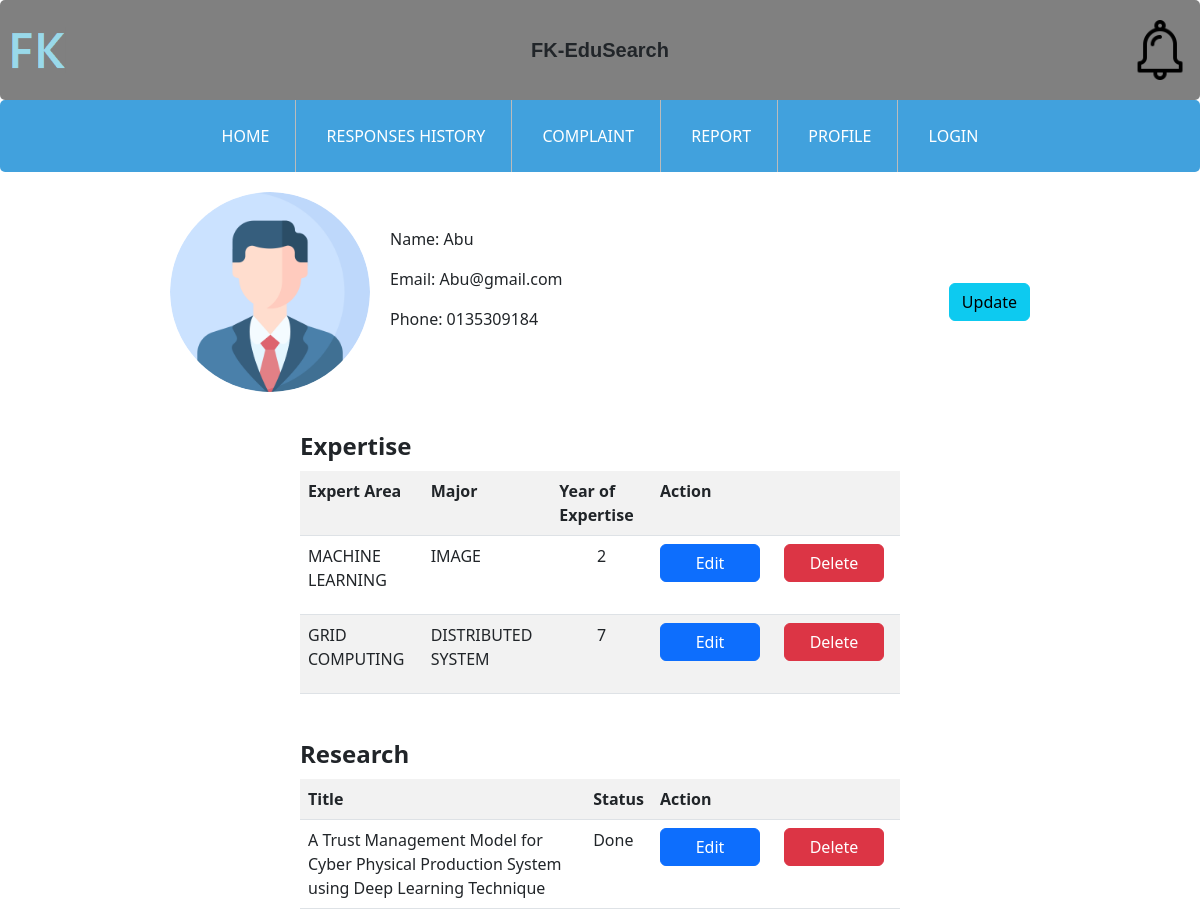
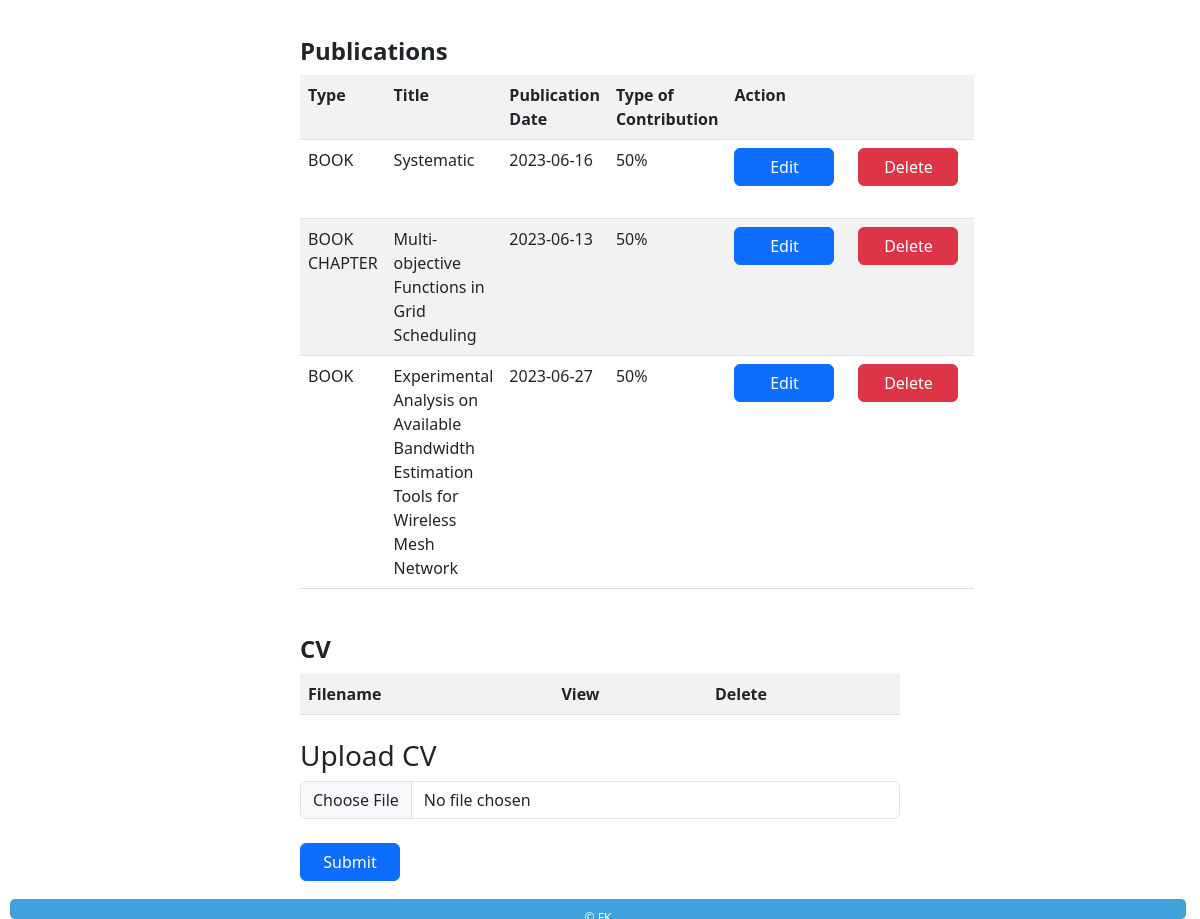
The page /Edusearch-AskAce/Expert_ViewProfile.php (signed in) on the database its author committed (2 pictures, top to bottom).
### tables this page shows
CREATE TABLE `expert` (
  `ExpertID` int(4) NOT NULL,
  `ExpertName` varchar(200) NOT NULL,
  `ExpertEmail` varchar(200) NOT NULL,
  `ContactInfo` varchar(20) NOT NULL,
  `ExpertProfilePic` varchar(200) NOT NULL,
  `ExpertPassword` varchar(300) NOT NULL
);

CREATE TABLE `expertise` (
  `ExpertiseID` int(4) NOT NULL,
  `ExpertID` int(4) NOT NULL,
  `ExpertArea` varchar(500) NOT NULL,
  `Major` varchar(50) NOT NULL,
  `YearofExpertise` int(3) NOT NULL
);

CREATE TABLE `research` (
  `researchID` int(4) NOT NULL,
  `ExpertID` int(4) NOT NULL,
  `Title` varchar(200) NOT NULL,
  `Status` varchar(100) NOT NULL
);

CREATE TABLE `publication` (
  `PublicationID` int(4) NOT NULL,
  `ExpertID` int(4) NOT NULL,
  `Type` varchar(30) NOT NULL,
  `PbTitle` varchar(100) NOT NULL,
  `PublicationDate` date NOT NULL,
  `TypeofContribution` varchar(100) NOT NULL
);

### Edusearch-AskAce/Expert_ViewProfile.php (the view, shortened to what this page needs)
<?php
require_once "dbase.php";
$expertID = $_SESSION['ExpertID'];
$query = "SELECT ExpertName, ExpertEmail, ContactInfo FROM expert WHERE ExpertID = ?";
$statement = $conn->prepare($query);
$statement->bind_param('i', $expertID);
$statement->execute();
$expertResult = $statement->get_result();
$expert = $expertResult->fetch_assoc();
$query = "SELECT ExpertiseID, ExpertArea, Major, YearOFExpertise FROM expertise WHERE ExpertID = ?";
$statement = $conn->prepare($query);
$statement->bind_param('i', $expertID);
$statement->execute();
$expertResult = $statement->get_result();
$expertAreas = $expertResult->fetch_all(MYSQLI_ASSOC);
$query = "SELECT researchID,Title, Status FROM research WHERE ExpertID = ?";
$statement = $conn->prepare($query);
$statement->bind_param('i', $expertID);
$statement->execute();
$researchResult = $statement->get_result();
$research = $researchResult->fetch_all(MYSQLI_ASSOC);
$query = "SELECT PublicationID, Type, PbTitle, PublicationDate, TypeOfContribution FROM publication WHERE ExpertID = ?";
$statement = $conn->prepare($query);
$statement->bind_param('i', $expertID);
$statement->execute();
$publicationResult = $statement->get_result();
$publications = $publicationResult->fetch_all(MYSQLI_ASSOC);
$query = "SELECT id,filename FROM expertCV WHERE ExpertID = ?";
$statement = $conn->prepare($query);
$statement->bind_param('i', $expertID);
$statement->execute();
$cvResult = $statement->get_result();
?>
<!DOCTYPE html>
<html>
<head>
    <link rel="stylesheet" type="text/css" href="viewprofile.css">
    <link rel="stylesheet" type="text/css" href="expert.css">
    <link rel="stylesheet" type="text/css" href="stylecss.css">
    <link href="https://cdn.jsdelivr.net/npm/bootstrap@5.3.0/dist/css/bootstrap.min.css" rel="stylesheet">
</head>
<body>
    <header class="header">
        <div class="logo-left">
            <img width="60px" src="Image/fklogo.png" alt="Left Logo">
        </div>
        <div class="text">FK-EduSearch</div>
        <div class="logo-right">
            <img width="60px" src="Image/notiLogo.png" alt="Right Logo">
        </div>
    </header>
    <div id="navBar">
        <ul>
            <li><a href="Expert_MainPage.php"> HOME </a></li>
            <li><a href="Expert_ResponseHistory.php">RESPONSES HISTORY </a></li>
            <li><a href=""> COMPLAINT </a></li>
            <li><a href=""> REPORT </a></li>
            <li><a href="Expert_ViewProfile.php"> PROFILE </a></li>
            <li><a href="login.php">LOGIN</a></li>
        </ul>
    </div>
    <div class="profile-container">
        <?php if ($expert) { ?>
            <div class="profile-picture">
                <img src="Image/profile.png" img width="30px" alt="Profile Picture">
            </div>
            <div class="personal-info">
                <p>Name: <?php echo $expert['ExpertName']; ?></p>
                <p>Email: <?php echo $expert['ExpertEmail']; ?></p>
                <p>Phone: <?php echo $expert['ContactInfo']; ?></p>
            </div>
            <button class="btn btn-info update-button">
                <a href="Expert_UpdateProfile.php" style="text-decoration: none; color: inherit;">Update</a>
            </button>
    </div>
    <div class="expertise-container">
        <div class="expertise">
            <h2>Expertise</h2>
            <?php if ($expertAreas) { ?>
                <table class="table table-striped">
                    <tr>
                        <th>Expert Area</th>
                        <th>Major</th>
                        <th>Year of Expertise</th>
                        <th colspan="3">Action</th>
                    </tr>
                    <?php foreach ($expertAreas as $expert) { ?>
                        <tr>
                            <td><?php echo $expert['ExpertArea']; ?></td>
                            <td><?php echo $expert['Major']; ?></td>
                            <td style="text-align: center;"><?php echo $expert['YearOFExpertise']; ?></td>
                            <td><a href="editForm.php?expertID=" class="button btn btn-primary">Edit</a><br><br>
                            <td><a href="deleteExpertise.php?ExpertiseID=<?php echo $expert['ExpertiseID']; ?>" class="button btn btn-danger">Delete</a></td>
                            </td>
                        </tr>
                    <?php } ?>
                </table>
            <?php } else { ?>
                <p>No expertise found.</p>
            <?php } ?>
        </div>
    </div>
    <div class="expertise-container">
        <div class="expertise">
            <h2>Research</h2>
            <?php if ($researchResult) { ?>
                <table class="table table-striped">
                    <tr>
                        <th>Title</th>
                        <th>Status</th>
                        <th colspan="3">Action</th>
                    </tr>
                    <?php foreach ($research as $research) { ?>
                        <tr>
                            <td><?php echo $research['Title']; ?></td>
                            <td><?php echo $research['Status']; ?></td>
                            <td><a href="editResearchForm.php?expertID=" class="button btn btn-primary">Edit</a><br><br>
                            <td><a href="deleteResearch.php?researchID=<?php echo $research['researchID']; ?>" class="button btn btn-danger">Delete</a><br><br></td>
                        </tr>
                    <?php } ?>
                </table>
            <?php } else { ?>
                <p>No expertise found.</p>
            <?php } ?>
        </div>
    </div>
    <div class="expertise-container">
        <div class="expertise">
            <h2>Publications</h2>
            <?php if ($publicationResult) { ?>
                <table class="table table-striped">
                    <tr>
                        <th>Type</th>
                        <th>Title</th>
                        <th>Publication Date</th>
                        <th>Type of Contribution</th>
                        <th colspan="3">Action</th>
                    </tr>
                    <?php foreach ($publications as $publication) { ?>
                        <tr>
                            <td><?php echo $publication['Type']; ?></td>
                            <td><?php echo $publication['PbTitle']; ?></td>
                            <td><?php echo $publication['PublicationDate']; ?></td>
                            <td><?php echo $publication['TypeOfContribution']; ?></td>
                            <td><a href="editPublicationForm.php?publicationID=<?php echo $publication['PublicationID']; ?>" class="button btn btn-primary">Edit</a><br><br></td>
                            <td><a href="deletePublication.php?publicationID=<?php echo $publication['PublicationID']; ?>" class="button btn btn-danger">Delete</a><br><br></td>
                        </tr>
                    <?php } ?>
                </table>
            <?php } else { ?>
                <p>No research areas found.</p>
            <?php } ?>
        </div>
    </div>
    <div class="expertise-container">
    <div class="expertise">
        <h2>CV</h2>
        <?php if ($cvResult) { ?>
            <table class="table table-striped">
                <tr>
                    <th>Filename</th>
                    <th>View</th>
                    <th>Delete</th>
                </tr>
            </table>
                        <form action="upload.php" method="post" enctype="multipart/form-data">
                            <div class="form-input py-2">
                                <h3>Upload CV</h3>
                                <div class="form-group">
                                    <input type="file" name="pdf_file" class="form-control" accept=".pdf" title="Upload PDF" />
                                </div>
                                <br>
                                <div class="form-group">
                                    <input type="submit" class="button btn btn-primary" name="submit" value="Submit">
                                </div>
                            </div>
                        </form>
            <?php } else { ?>
                <p>No CV found.</p>
            <?php } ?>
        </div>
    </div>
<?php } else { ?>
    <p>No expert found.</p>
<?php } ?>
<footer>© FK</footer>
</body>
</html>

### Edusearch-AskAce/viewprofile.css (style rules this page uses)
.profile-container { max-width: 900px; margin: 0 auto; padding: 20px; }
.personal-info, .expertise, .publications, .contact-info, .bio, .activity-history { margin-bottom: 30px; }
.personal-info h2, .expertise h2, .publications h2, .contact-info h2, .bio h2, .activity-history h2 { font-size: 24px; font-weight: bold; margin-bottom: 10px; }
.profile-picture { width: 200px; height: 200px; border-radius: 50%; overflow: hidden; margin-bottom: 20px; }
.profile-picture img { width: 100%; height: 100%; object-fit: cover; object-position: center; }
footer { background-color: #f2f2f2; padding: 10px; text-align: center; }

### Edusearch-AskAce/expert.css (style rules this page uses)
ul { margin: 0; padding: 0; list-style: none; }
a { text-decoration: none; }
.button { background-color: #007bff; color: #fff; padding: 10px 15px; border-radius: 4px; }
.button { display: inline-block; padding: 8px 16px; font-size: 14px; text-align: center; text-decoration: none; outline: none; border: none; border-radius: 4px; cursor: pointer; margin-right: 8px; }
.btn-primary { background-color: #007bff; color: #fff; }
.btn-danger { background-color: #dc3545; color: #fff; }
.button.btn-primary, .button.btn-danger { width: 100px; }

### Edusearch-AskAce/stylecss.css (style rules this page uses)
.header { display: flex; border-radius: 5px; justify-content: space-between; align-items: center; padding: 10px; height: 100px; background-color: rgb(128, 128, 128); font-family: Arial, Helvetica, sans-serif; }
body { font-family: Arial, Helvetica, sans-serif; background-image: url("Image/bg.jpg"); }
.logo-left { margin-right: 10px; }
.logo-right { margin-left: 10px; }
.text { font-size: 20px; font-weight: bold; }
#navBar li { padding: 10px; display: inline-block; }
#navBar { text-align: center; }
#navBar a { text-decoration: none; color: #34495E; }
#navBar ul { list-style-type: inherit; margin: 0; padding: 0; overflow: hidden; background-color: #41a1dd; border-radius: 5px; }
#navBar li { float: none; position: relative; border-right: 1px solid #bbb; }
#navBar li:last-child { border-right: none; }
#navBar li a { display: block; color: white; text-align: center; padding: 14px 16px; text-decoration: none; }
footer { font-size:12px; color: white; width: 98%; height:20px; background: #41a1dd; text-align:center; border-radius:5px; position: fixed; margin: 10px; margin-bottom: 0px; bottom: 0px; }

### Edusearch-AskAce/Expert_ViewProfile.php (style rules this page uses)
.profile-container { display: flex; justify-content: flex-start; align-items: center; }
.profile-picture { flex: 0 0 auto; margin-right: 20px; }
.personal-info { flex: 1 1 auto; }
.expertise-container { display: flex; flex-direction: column; align-items: center; }
.expertise { width: 600px; }

### rows shown on the page
expert: ExpertName "Abu", ExpertEmail "Abu@gmail.com", ContactInfo "0135309184"
expertise: ExpertArea "MACHINE LEARNING", Major "IMAGE", YearofExpertise "2"
expertise: ExpertArea "GRID COMPUTING", Major "DISTRIBUTED SYSTEM", YearofExpertise "7"
research: Title "A Trust Management Model for Cyber Physical Production System using Deep Learning Technique", Status "Done"
publication: Type "BOOK", PbTitle "Systematic", PublicationDate "2023-06-16", TypeofContribution "50%"
publication: Type "BOOK CHAPTER", PbTitle "Multi-objective Functions in Grid Scheduling", PublicationDate "2023-06-13", TypeofContribution "50%"
publication: Type "BOOK", PbTitle "Experimental Analysis on Available Bandwidth Estimation Tools for Wireless Mesh Network", PublicationDate "2023-06-27", TypeofContribution "50%"
